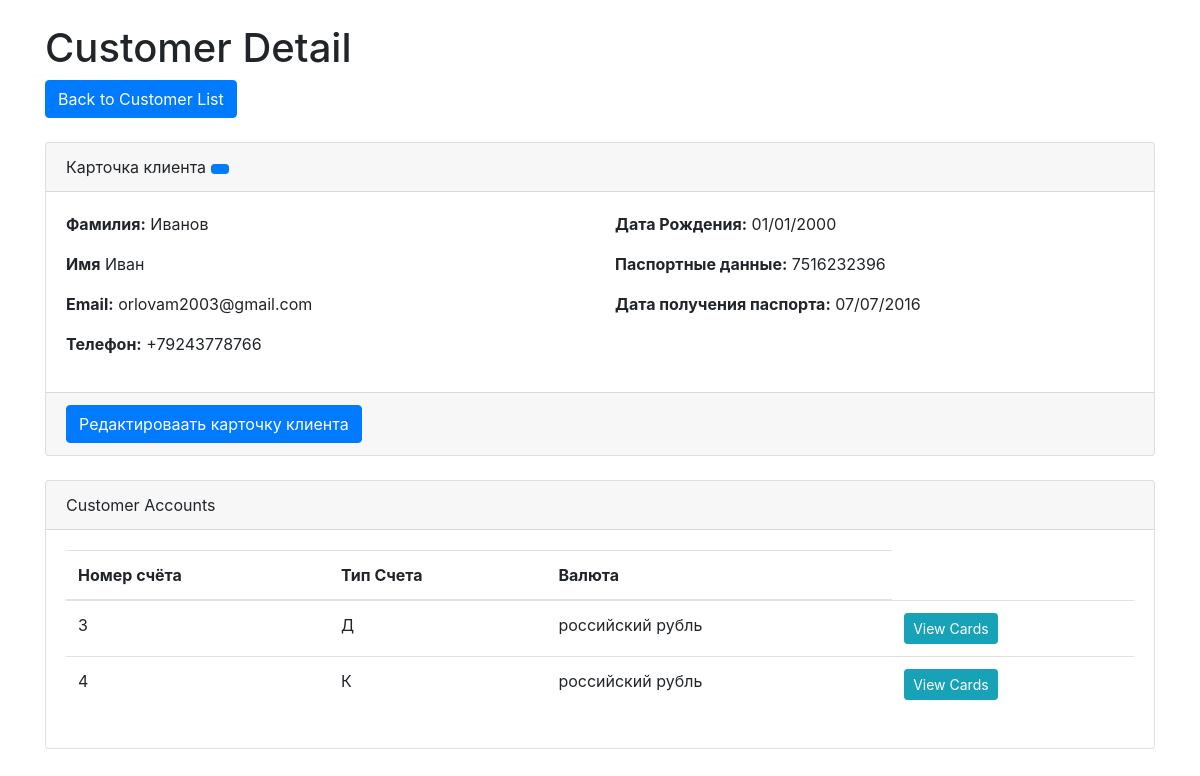
Screenshot of /customer_detail/2 with the database file from the repository.
### abs/models.py (models this page shows, shortened)
class Customers (models.Model):
    last_name = models.CharField(max_length = 150, verbose_name = "Фамилия")
    first_name = models.CharField(max_length = 150,verbose_name = "Имя")
    middle_name = models.CharField(max_length = 150, verbose_name = "Отчество", blank = True)
    gender = models.CharField(max_length=1, choices=[("М", "Мужской"),("Ж", "Женский")])
    address = models.TextField(verbose_name = "Адрес проживание")
    email = models.EmailField(verbose_name = "Адрес электронной почты")
    phone_numder = models.CharField(max_length = 15,verbose_name = "Телефон")
    password_number = models.CharField(max_length = 10, verbose_name = "Номер паспорта")
    password_issue_data = models.DateField(verbose_name = "Дата получения паспорта")
    date_of_birth = models.DateField(verbose_name = "День рождения" ,default="2000-01-01")

class Account (models.Model):
    customer = models.ForeignKey(Customers, on_delete = models.CASCADE,related_name = "customer")
    account_type = models.CharField(max_length = 1, choices = [("Д", "Дебетовый"), ("К","Кредитный"), ("Н","Накопительный")], default="Д")
    currency = models.ForeignKey(Currencys, verbose_name = "Валюта",on_delete=models.CASCADE, default='')
    status = models.CharField(max_length = 20, default = "active", verbose_name = "Статус счёта")
    opened_at = models.DateField(auto_now_add = True ,verbose_name = "Дата открытие счёта")
    closed_at = models.DateField(blank = True, null = True)

class Currencys (models.Model):
    name = models.CharField(max_length = 150, verbose_name = "Валюта", unique = True)
    code = models.CharField(max_length = 3, unique = True)
    symbol = models.CharField(max_length = 5, blank = True, null = True, default=' ')
    def __str__(self) :
        return f"{self.name}"

### abs/views.py (the view)
# urls.py: path('customer_detail/<int:pk>', CustomerDetailView.as_view(),name='customer_detail'),
class CustomerDetailView(DetailView):
    model = Customers
    template_name = 'customers_detail.html'
    context_object_name = 'customer'
    def get_context_data(self, **kwargs):
        context = super().get_context_data(**kwargs)
        customer = self.get_object()
        context['accounts'] =Account.objects.filter(customer=customer)
        return context

### abs/templates/customers_detail.html (shortened to what this page needs)
<!DOCTYPE html>
<html lang="en">
<head>
    <link rel="stylesheet" href="https://stackpath.bootstrapcdn.com/bootstrap/4.5.2/css/bootstrap.min.css">
</head>
<body>
    <div class="container">
        <h1 class="mt-4">Customer Detail</h1>
        <a href="{% url 'customer_list' %}" class="btn btn-primary mb-4"> Back to Customer List</a>
        <div class="card">
            <div class="card-header">
                Карточка клиента
                <a href="" class="btn btn-primary btn-sm"></a>
            </div>
            <div class="card-body">
                <div class="row">
                    <div class="col-md-6">
                        <p><strong>Фамилия:</strong> {{ customer.last_name }}</p>
                        <p><strong>Имя</strong> {{ customer.first_name }}</p>
                        <p><strong>Email:</strong> {{ customer.email }}</p>
                        <p><strong>Телефон:</strong> {{ customer.phone_numder }}</p>
                    </div>
                    <div class="col-md-6">
                        <p><strong>Дата Рождения:</strong> {{ customer.date_of_birth|date:"d/m/Y" }}</p>
                        <p><strong>Паспортные данные:</strong> {{ customer.password_number }}</p>
                        <p><strong>Дата получения паспорта:</strong> {{ customer.password_issue_data|date:"d/m/Y" }}</p>
                    </div>
                </div>
            </div>
            <div class="card-footer">
                <a href="" class="btn btn-primary"> Редактироваать карточку клиента</a>
            </div>
        </div>
        <div class="card mt-4">
            <div class="card-header">
                Customer Accounts
            </div>
            <div class="card-body">
                <table class="table">
                    <thead>
                        <tr>
                            <th>Номер счёта</th>
                            <th>Тип Счета</th>
                            <th>Валюта</th>
                        </tr>
                    </thead>
                    <tbody>
                        {% for account in accounts %}
                            <tr>
                                <td>{{ account.pk }}</td>
                                <td>{{ account.account_type}}</td>
                                <td>{{ account.currency }}</td>
                                <td>
                                <a href="{% url 'account_cards' account.id %}" class="btn btn-info btn-sm"> View Cards</a>
                            </td>
                            </tr>
                        {% endfor %}
                    </tbody>
                </table>
            </div>
        </div>
</body>
</html>

### rows the page displays
Customers: last_name "Иванов", first_name "Иван", email "orlovam2003@gmail.com", phone_numder "+79243778766", date_of_birth "01/01/2000", password_number "7516232396", password_issue_data "07/07/2016"
Account: pk "3", account_type "Д", currency "российский рубль"
Account: pk "4", account_type "К", currency "российский рубль"
